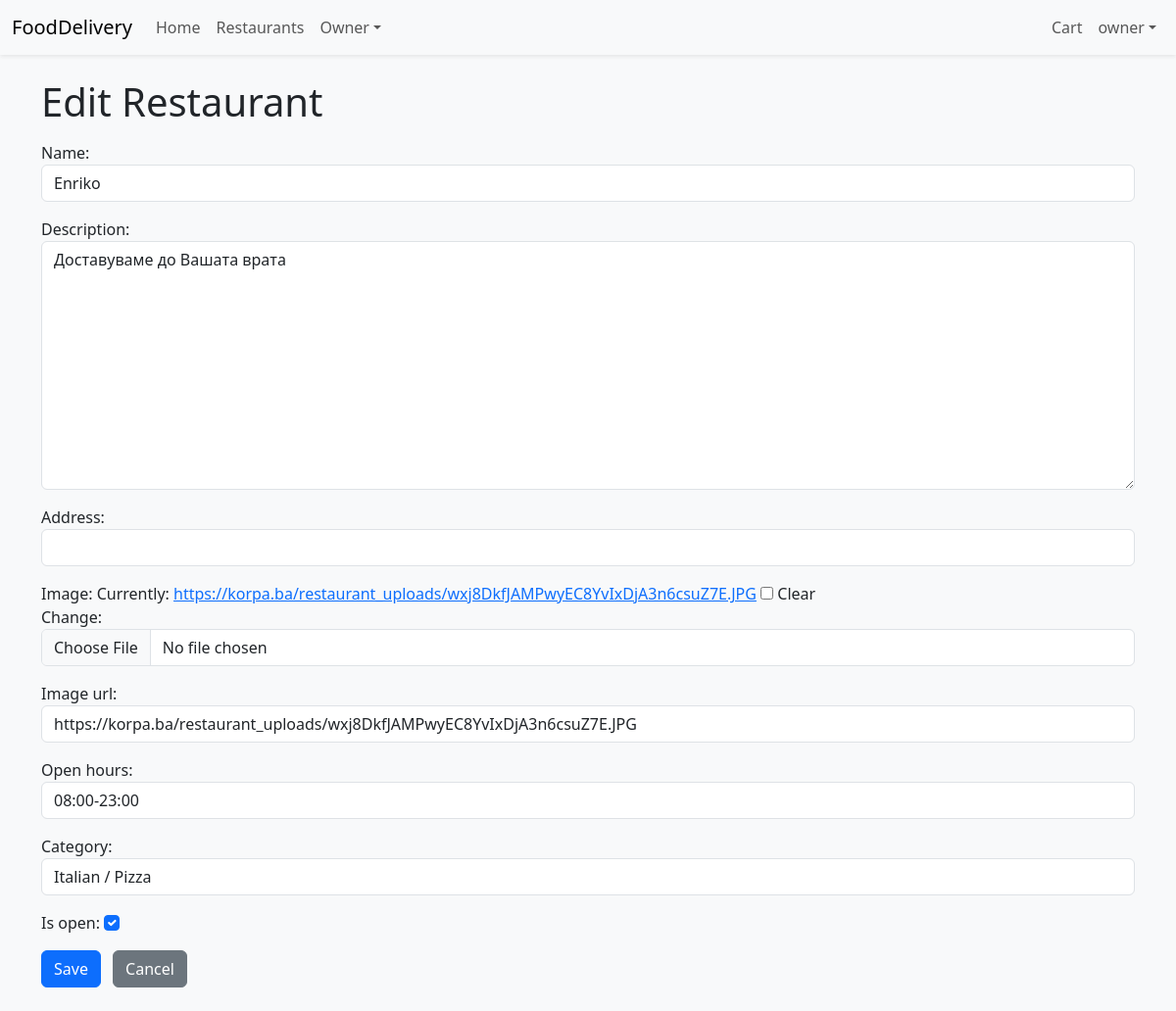
Screenshot of /restaurants/owner/5/edit/ (signed in) with the database file from the repository.
### accounts/models.py (models this page shows, shortened)
class User(AbstractUser):
    ROLE_CUSTOMER = 'customer'
    ROLE_COURIER = 'courier'
    ROLE_OWNER = 'owner'
    ROLE_ADMIN = 'admin'
    ROLE_CHOICES: list[tuple[str, str]] = [
        (ROLE_CUSTOMER, 'Customer'),
        (ROLE_COURIER, 'Courier'),
        (ROLE_OWNER, 'Owner'),
        (ROLE_ADMIN, 'Administrator'),
    ]
    role = models.CharField(
        max_length=20,
        choices=ROLE_CHOICES,
        default=ROLE_CUSTOMER,
        help_text='Designates the role of the user in the platform.'
    )
    def is_courier(self) -> bool:
        return self.role == self.ROLE_COURIER
    def is_owner(self) -> bool:
        return self.role == self.ROLE_OWNER
    def is_admin(self) -> bool:
        return self.role == self.ROLE_ADMIN or self.is_superuser

### restaurants/models.py (models this page shows, shortened)
class Restaurant(models.Model):
    name = models.CharField(max_length=255)
    description = models.TextField(blank=True)
    address = models.CharField(max_length=255, blank=True)
    image = models.ImageField(upload_to='restaurants/', blank=True, null=True)
    image_url = models.URLField(blank=True)   # added
    open_hours = models.CharField(max_length=255, blank=True)
    category = models.CharField(max_length=100, blank=True)
    is_open = models.BooleanField(default=True)
    owner = models.ForeignKey(
        settings.AUTH_USER_MODEL,
        on_delete=models.CASCADE,
        related_name='owned_restaurants',
        help_text='The owner of this restaurant',
    )
    created_at = models.DateTimeField(auto_now_add=True)
    updated_at = models.DateTimeField(auto_now=True)
    class Meta:
        ordering = ['name']

### restaurants/views.py (the view)
# urls.py: path('owner/<int:pk>/edit/', RestaurantUpdateView.as_view(), name='edit'),
class RestaurantUpdateView(OwnerRequiredMixin, UpdateView):
    model = Restaurant
    form_class = RestaurantForm
    template_name = 'restaurants/restaurant_form.html'
    success_url = reverse_lazy('restaurants:owner_restaurants')
    def get_queryset(self):
        return Restaurant.objects.filter(owner=self.request.user)

### restaurants/forms.py
class RestaurantForm(BaseBootstrapForm):
    class Meta:
        model = Restaurant
        exclude = ('owner', 'created_at', 'updated_at')

### core/context_processors.py (called while the page is built)
def stripe_public_key(request):
    return {
        'STRIPE_PUBLIC_KEY': getattr(settings, 'STRIPE_PUBLIC_KEY', '')
    }

### restaurants/views.py (called while the page is built)
    def dispatch(self, request, *args, **kwargs):
        if not request.user.is_authenticated or not hasattr(request.user, 'role') or not request.user.is_owner():
            raise PermissionDenied("You do not have permission to access this page.")
        return super().dispatch(request, *args, **kwargs)

### templates/restaurants/restaurant_form.html (shortened to what this page needs)
{% extends 'base.html' %}
{% block content %}
<div class="container">
  <h1 class="mb-3">{% if form.instance.pk %}Edit{% else %}Add{% endif %} Restaurant</h1>
  <form method="post" enctype="multipart/form-data">
    {% for field in form %}
      <div class="mb-3">
        {{ field.label_tag }}
        {{ field }}
      </div>
    {% endfor %}
    <button type="submit" class="btn btn-primary">Save</button>
    <a href="{% url 'restaurants:owner_restaurants' %}" class="btn btn-secondary ms-2">Cancel</a>
  </form>
</div>
{% endblock %}

### templates/base.html (shortened to what this page needs)
{% load static %}
<!DOCTYPE html>
<html lang="en">
<head>
  <link href="https://cdn.jsdelivr.net/npm/bootstrap@5.3.2/dist/css/bootstrap.min.css" rel="stylesheet">
  <link rel="stylesheet" href="{% static 'css/styles.css' %}">
  <link rel="stylesheet" href="https://cdn.jsdelivr.net/npm/bootstrap-icons@1.10.5/font/bootstrap-icons.css">
</head>
<body>
<nav class="navbar navbar-expand-lg navbar-light bg-light shadow-sm">
  <div class="container-fluid">
    <a class="navbar-brand" href="{% url 'home' %}">FoodDelivery</a>
    <div class="collapse navbar-collapse" id="navbarSupportedContent">
      <ul class="navbar-nav me-auto mb-2 mb-lg-0">
        <li class="nav-item"><a class="nav-link" href="{% url 'home' %}">Home</a></li>
        <li class="nav-item"><a class="nav-link" href="{% url 'restaurants:list' %}">Restaurants</a></li>
        {% if user.is_authenticated %}
          {% if user.is_owner %}
            <li class="nav-item dropdown">
              <a class="nav-link dropdown-toggle" href="#" id="ownerMenu" role="button" data-bs-toggle="dropdown"
                 aria-expanded="false">Owner</a>
            </li>
          {% endif %}
        {% endif %}
      </ul>
      <ul class="navbar-nav mb-2 mb-lg-0">
        {% if user.is_authenticated %}
          <li class="nav-item"><a class="nav-link" href="{% url 'orders:cart' %}">Cart</a></li>
          <li class="nav-item dropdown">
            <a class="nav-link dropdown-toggle" href="#" id="userMenu" role="button" data-bs-toggle="dropdown"
               aria-expanded="false">{{ user.get_full_name|default:user.username }}</a>
          </li>
        {% else %}
          <li class="nav-item"><a class="nav-link" href="{% url 'accounts:login' %}">Login</a></li>
          <li class="nav-item"><a class="nav-link" href="{% url 'accounts:register' %}">Register</a></li>
        {% endif %}
      </ul>
    </div>
  </div>
</nav>
<main class="py-4">
  {% block content %}{% endblock %}
</main>
</body>
</html>

### static/css/styles.css (style rules this page uses)
body { background-color: #f8f9fa; }
main { min-height: 80vh; }

### rows the page displays
User: get_full_name "owner"
Restaurant: form "Enriko" "Доставуваме до Вашата врата" "https://korpa.ba/restaurant_uploads/wxj8DkfJAMPwyEC8YvIxDjA3n6csuZ7E.JPG" "08:00-23:00" "Italian / Pizza" "☑"

### other values shown
{{ field.label_tag }} "Name:" "Description:" "Address:" "Image:" "Image url:" "Open hours:" "Category:" "Is open:"
